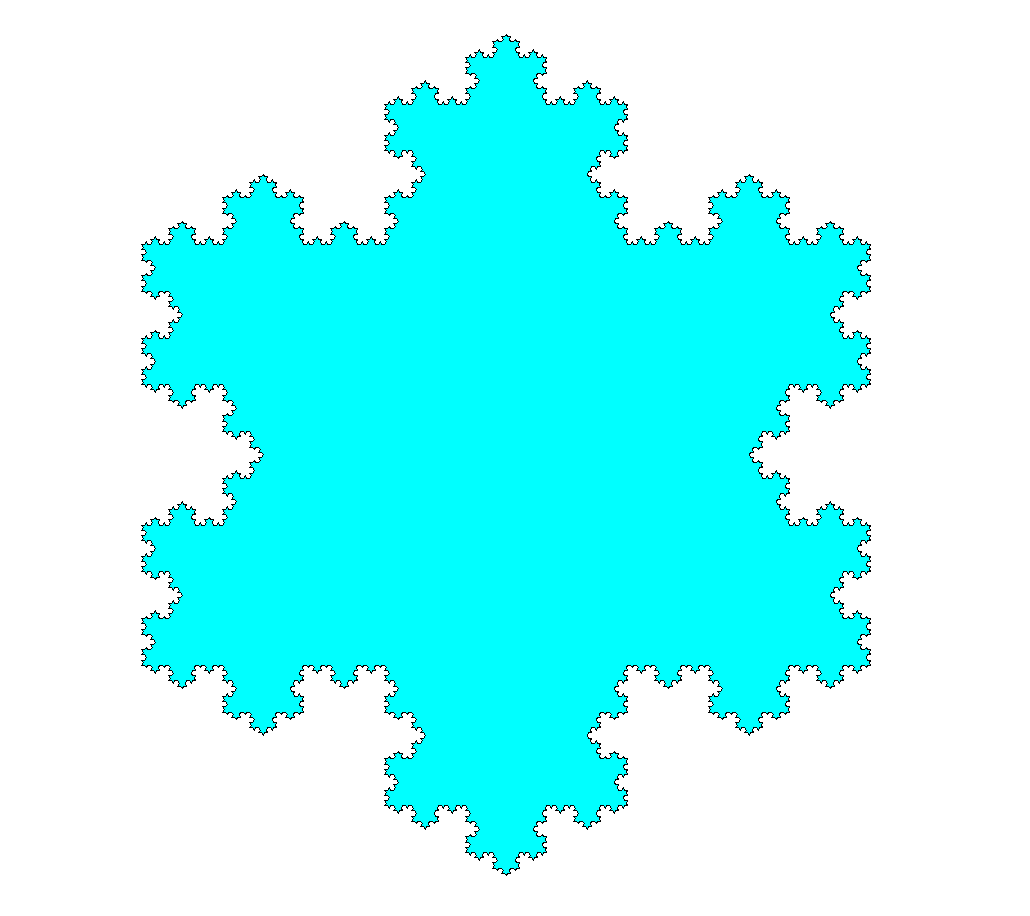

This figure's Python source:
import turtle as ttl


def Koch(side_length=100, iterations=5):
    if iterations == 1:
        draw_side = lambda side_length, iterations: ttl.fd(side_length)
    else:
        draw_side = lambda side_length, iterations: Koch(side_length//3, iterations-1)

    draw_side(side_length, iterations)
    ttl.lt(60)
    draw_side(side_length, iterations)
    ttl.rt(120)
    draw_side(side_length, iterations)
    ttl.lt(60)
    draw_side(side_length, iterations)


def main(iterations):
    ttl.ht()
    ttl.speed(0)
    ttl.color('black', 'cyan')
    ttl.pu()
    ttl.setpos(-500,200)
    ttl.pd()

    ttl.begin_fill()
    Koch(3**5, iterations)
    ttl.rt(120)
    Koch(3**5, iterations)
    ttl.rt(120)
    Koch(3**5, iterations)
    ttl.end_fill()

    ttl.done()


if __name__ == "__main__":
    main(5)
